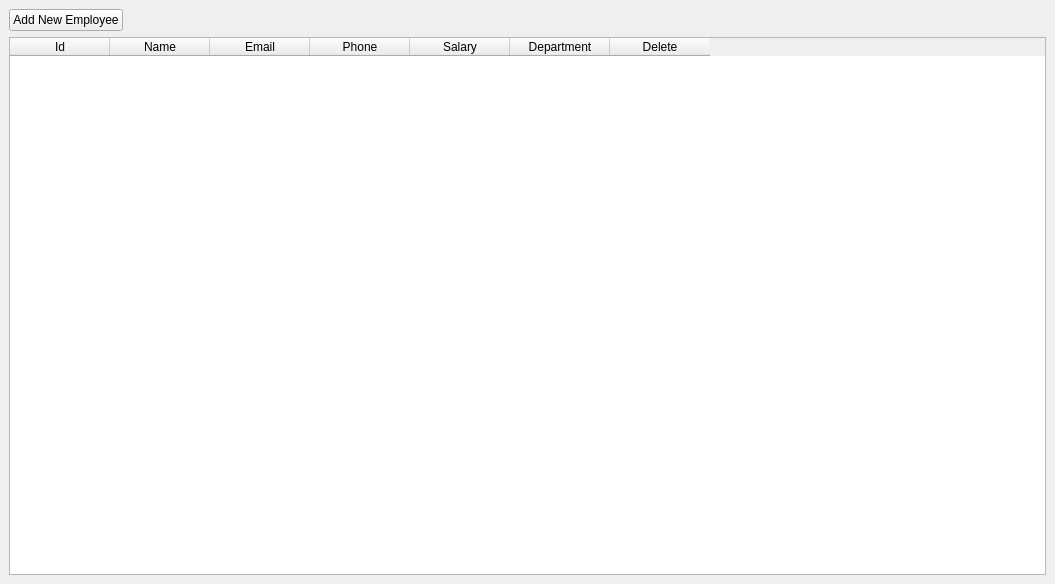
<?xml version="1.0" encoding="UTF-8"?>
<ui version="4.0">
 <class>MainWindow</class>
 <widget class="QMainWindow" name="MainWindow">
  <property name="geometry">
   <rect>
    <x>0</x>
    <y>0</y>
    <width>1055</width>
    <height>584</height>
   </rect>
  </property>
  <property name="windowTitle">
   <string>Employees</string>
  </property>
  <widget class="QWidget" name="centralwidget">
   <layout class="QGridLayout" name="gridLayout">
    <item row="0" column="0">
     <widget class="QPushButton" name="addNewEmployeeButton">
      <property name="text">
       <string>Add New Employee</string>
      </property>
     </widget>
    </item>
    <item row="0" column="1">
     <spacer name="horizontalSpacer">
      <property name="orientation">
       <enum>Qt::Horizontal</enum>
      </property>
      <property name="sizeHint" stdset="0">
       <size>
        <width>882</width>
        <height>20</height>
       </size>
      </property>
     </spacer>
    </item>
    <item row="1" column="0" colspan="2">
     <widget class="QTableWidget" name="employeeTableWidget">
      <column>
       <property name="text">
        <string>Id</string>
       </property>
      </column>
      <column>
       <property name="text">
        <string>Name</string>
       </property>
      </column>
      <column>
       <property name="text">
        <string>Email</string>
       </property>
      </column>
      <column>
       <property name="text">
        <string>Phone</string>
       </property>
      </column>
      <column>
       <property name="text">
        <string>Salary</string>
       </property>
      </column>
      <column>
       <property name="text">
        <string>Department</string>
       </property>
      </column>
      <column>
       <property name="text">
        <string>Delete</string>
       </property>
      </column>
     </widget>
    </item>
   </layout>
  </widget>
 </widget>
 <resources/>
 <connections/>
</ui>
